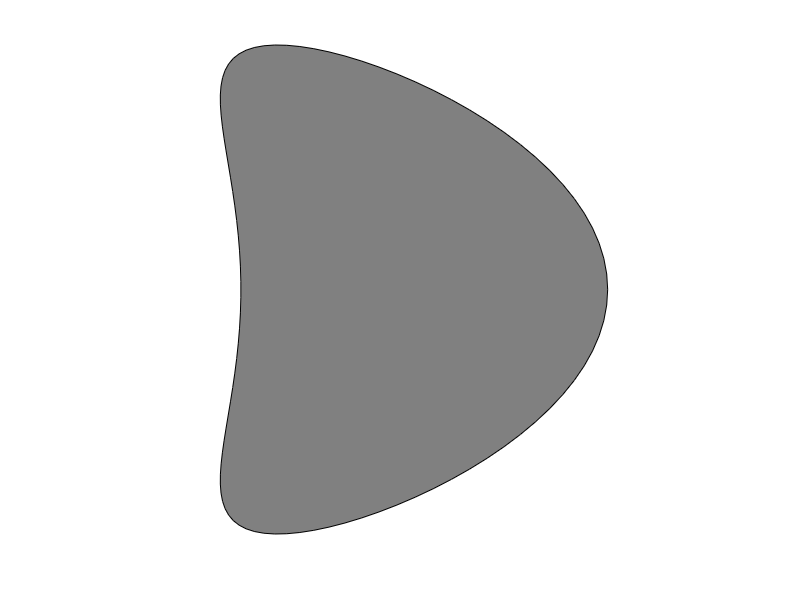

Reproduce this figure in MATLAB.
function plotfig07()
  figure(7)
  hold on
  t=linspace(0,2*pi,100);
  fill(0.75*cos(t)+0.3*cos(2*t),sin(t),[0.5 0.5 0.5])
  axis equal
  axis off
  hold off
  
  set(gcf,'renderer','Painters')
  print -depsc fig07.eps
end